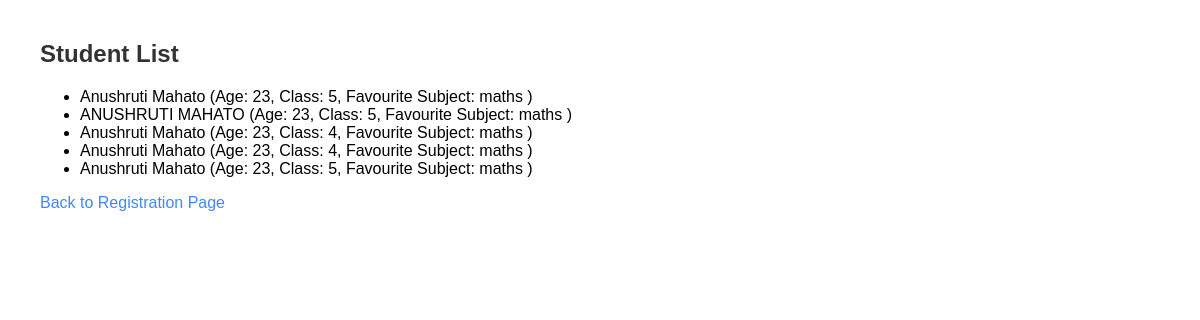
Page /student-list/ on the earlier database version.
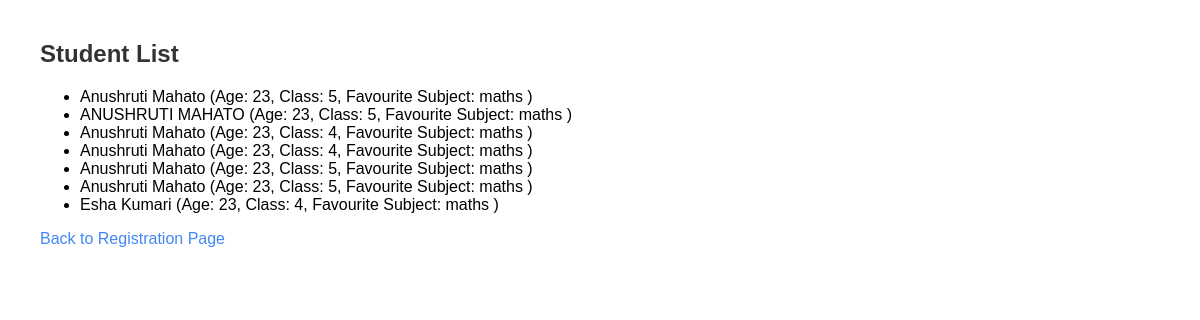
Same page on the later database version.
### student_app/models.py (models this page shows, shortened)
class Student(models.Model):
    CLASS_LEVEL_CHOICES=[
        ('1','Class 1'),
        ('2','Class 2'),
        ('3','Class 3'),
        ('4','Class 4'),
        ('5','Class 5'),
    ]
    SUBJECT_CHOICES=[
        ('maths','Mathematics'),
        ('science','Science'),
        ('eng','English'),
        ('history','History'),
        ('art','Arts')
    ]
    name=models.CharField(max_length=100)
    age=models.IntegerField()
    class_level=models.CharField(choices=CLASS_LEVEL_CHOICES)
    favourite_subject=models.CharField(choices=SUBJECT_CHOICES)

### student_app/views.py (the view)
# urls.py: path("student-list/",views.student_list_view,name="student_list"),
def student_list_view(request):
    students=Student.objects.all()
    return render(request,"student_list.html",{'students':students})

### student_app/templates/student_list.html
{% extends 'base.html' %}
{% block content %}
    <h2>Student List</h2>
    <ul>
        {% for student in students %}
            <li>
                {{student.name}} (Age: {{student.age}}, Class: {{student.class_level}}, Favourite Subject: {{student.favourite_subject}} )
            </li>
        {% endfor %}
    </ul>
    <p><a href="{% url 'add_student_view' %}">Back to Registration Page</a></p>
{% endblock %}

Differences in the rows shown:
added Student: name "Anushruti Mahato", age "23", class_level "5", favourite_subject "maths"
added Student: name "Esha Kumari", age "23", class_level "4", favourite_subject "maths"
